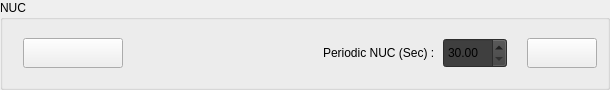
              <widget class="QGroupBox" name="groupBox_5">
               <property name="sizePolicy">
                <sizepolicy hsizetype="Preferred" vsizetype="Minimum">
                 <horstretch>0</horstretch>
                 <verstretch>0</verstretch>
                </sizepolicy>
               </property>
               <property name="minimumSize">
                <size>
                 <width>0</width>
                 <height>90</height>
                </size>
               </property>
               <property name="maximumSize">
                <size>
                 <width>16777215</width>
                 <height>90</height>
                </size>
               </property>
               <property name="styleSheet">
                <string notr="true">font: 63 12pt &quot;Segoe UI Semibold&quot;;</string>
               </property>
               <property name="title">
                <string>NUC</string>
               </property>
               <layout class="QHBoxLayout" name="horizontalLayout_11">
                <property name="spacing">
                 <number>0</number>
                </property>
                <property name="leftMargin">
                 <number>20</number>
                </property>
                <property name="topMargin">
                 <number>5</number>
                </property>
                <property name="rightMargin">
                 <number>10</number>
                </property>
                <property name="bottomMargin">
                 <number>5</number>
                </property>
                <item>
                 <widget class="QPushButton" name="PB_NUC">
                  <property name="minimumSize">
                   <size>
                    <width>100</width>
                    <height>30</height>
                   </size>
                  </property>
                  <property name="maximumSize">
                   <size>
                    <width>100</width>
                    <height>30</height>
                   </size>
                  </property>
                  <property name="styleSheet">
                   <string notr="true">
QPushButton{
border-image: url(:/BTN/resource/QuantumRED_MAIN/NUC.png);
}
QPushButton:hover{
border-image: url(:/BTN/resource/QuantumRED_MAIN/NUC_HOVER.png);
}
QPushButton:pressed{
border-image: url(:/BTN/resource/QuantumRED_MAIN/NUC_PRESSED.png);
}</string>
                  </property>
                  <property name="text">
                   <string/>
                  </property>
                 </widget>
                </item>
                <item>
                 <spacer name="horizontalSpacer_13">
                  <property name="orientation">
                   <enum>Qt::Horizontal</enum>
                  </property>
                  <property name="sizeType">
                   <enum>QSizePolicy::Expanding</enum>
                  </property>
                  <property name="sizeHint" stdset="0">
                   <size>
                    <width>200</width>
                    <height>20</height>
                   </size>
                  </property>
                 </spacer>
                </item>
                <item>
                 <widget class="QLabel" name="label_20">
                  <property name="maximumSize">
                   <size>
                    <width>16777215</width>
                    <height>30</height>
                   </size>
                  </property>
                  <property name="styleSheet">
                   <string notr="true">font: 63 9pt &quot;Segoe UI Semibold&quot;;</string>
                  </property>
                  <property name="text">
                   <string>Periodic NUC (Sec) : </string>
                  </property>
                 </widget>
                </item>
                <item>
                 <spacer name="horizontalSpacer_2">
                  <property name="orientation">
                   <enum>Qt::Horizontal</enum>
                  </property>
                  <property name="sizeType">
                   <enum>QSizePolicy::Fixed</enum>
                  </property>
                  <property name="sizeHint" stdset="0">
                   <size>
                    <width>5</width>
                    <height>20</height>
                   </size>
                  </property>
                 </spacer>
                </item>
                <item>
                 <widget class="QDoubleSpinBox" name="doubleSpinBox_NUC_P">
                  <property name="maximumSize">
                   <size>
                    <width>100</width>
                    <height>30</height>
                   </size>
                  </property>
                  <property name="styleSheet">
                   <string notr="true">background-color: rgb(63, 63, 63);
font: 63 8pt &quot;Segoe UI Semibold&quot;;</string>
                  </property>
                  <property name="minimum">
                   <double>30.000000000000000</double>
                  </property>
                  <property name="maximum">
                   <double>500.000000000000000</double>
                  </property>
                 </widget>
                </item>
                <item>
                 <spacer name="horizontalSpacer_3">
                  <property name="orientation">
                   <enum>Qt::Horizontal</enum>
                  </property>
                  <property name="sizeType">
                   <enum>QSizePolicy::Fixed</enum>
                  </property>
                  <property name="sizeHint" stdset="0">
                   <size>
                    <width>20</width>
                    <height>20</height>
                   </size>
                  </property>
                 </spacer>
                </item>
                <item>
                 <widget class="QPushButton" name="PB_NUC_PERIOD">
                  <property name="minimumSize">
                   <size>
                    <width>70</width>
                    <height>30</height>
                   </size>
                  </property>
                  <property name="maximumSize">
                   <size>
                    <width>80</width>
                    <height>30</height>
                   </size>
                  </property>
                  <property name="styleSheet">
                   <string notr="true">QPushButton{
	border-image: url(:/BTN/resource/QuantumRED_MAIN/SET.png);
}
QPushButton:hover{
	border-image: url(:/BTN/resource/QuantumRED_MAIN/SET_HOVER.png);
}
QPushButton:pressed{
	border-image: url(:/BTN/resource/QuantumRED_MAIN/SET_PRESSED.png);
}</string>
                  </property>
                  <property name="text">
                   <string/>
                  </property>
                 </widget>
                </item>
               </layout>
              </widget>
